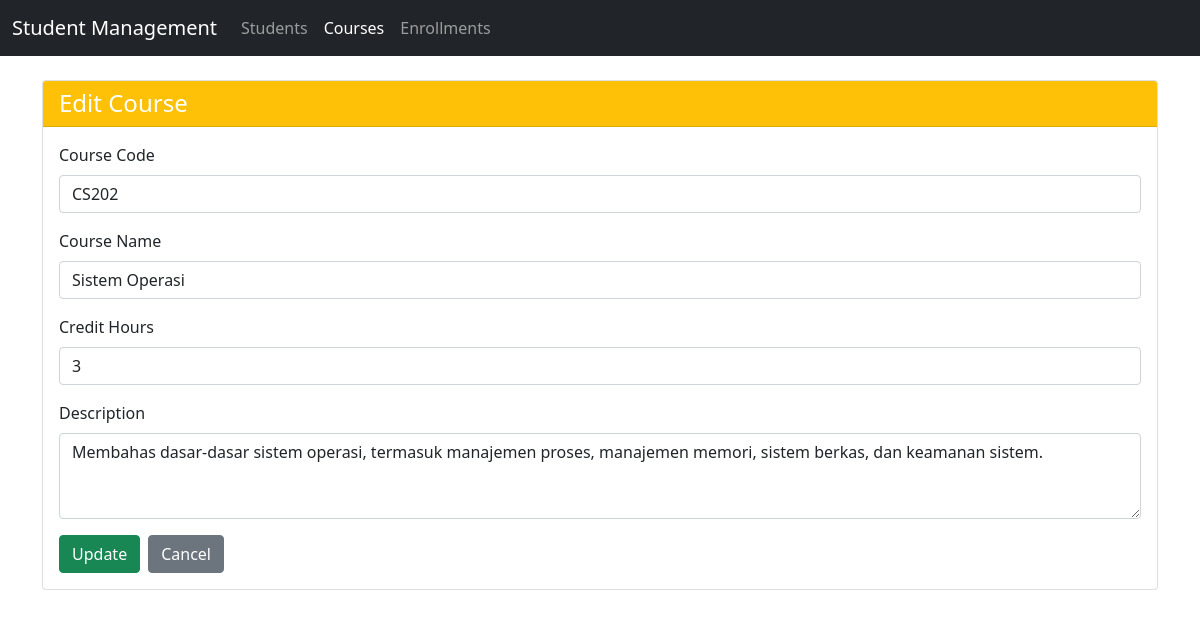
The app's page /project/index.php?controller=course&action=edit&id=4 with its own data.
### tables this page shows
CREATE TABLE `courses` (
  `id` int(11) NOT NULL AUTO_INCREMENT,
  `course_code` varchar(10) NOT NULL,
  `course_name` varchar(100) NOT NULL,
  `credit_hours` int(1) NOT NULL,
  `description` text DEFAULT NULL,
  PRIMARY KEY (`id`)
);

### project/controllers/CourseController.php (called while the page is built, shortened)
<?php
require_once 'models/Course.php';
require_once 'views/course.view.php';
class CourseController {
    private $course;
    private $view;
    public function __construct() {
        $this->course = new Course();
        $this->view = new CourseView();
    }
    public function edit($id) {
        if (!$this->course->getById($id)) {
            header('Location: index.php?controller=course&action=index');
            return;
        }
        $this->view->renderEdit($this->course);
    }
}
?>

### project/models/Course.php (called while the page is built, shortened)
<?php
require_once 'config/connection.php';
class Course {
    private $conn;
    private $table = 'courses';
    public function __construct() {
        $database = new Database();
        $this->conn = $database->getConnection();
    }
    public function getById($id) {
        $query = "SELECT * FROM {$this->table} WHERE id = ?";
        $stmt = $this->conn->prepare($query);
        $stmt->bind_param("i", $id);
        $stmt->execute();
        $result = $stmt->get_result();
        if ($result->num_rows > 0) {
            $row = $result->fetch_assoc();
            $this->id = $row['id'];
            $this->course_code = $row['course_code'];
            $this->course_name = $row['course_name'];
            $this->credit_hours = $row['credit_hours'];
            $this->description = $row['description'];
            return true;
        }
        return false;
    }
}
?>

### project/config/connection.php (called while the page is built, shortened)
<?php
class Database {
    private $host = "localhost";
    private $username = "root";
    private $password = "";
    private $database = "tp_mvc";
    private $conn = null;
    public function getConnection() {
        if ($this->conn === null) {
            $this->conn = new mysqli($this->host, $this->username, $this->password, $this->database);
        }
        return $this->conn;
    }
}
?>

### project/views/course.view.php (the view, shortened to what this page needs)
<?php
class CourseView
{
    private $controller;
    public function __construct($controller = 'course') {
        $this->controller = $controller;
    }
    private function renderHeader() {
        $controller = $this->controller;
        include 'views/layouts/header.php';
        return ob_get_clean();
    }
        ?>
        <?php
    public function renderEdit($course)
    {
        $header = $this->renderHeader();
        echo $header;
        ?>
        <div class="card">
            <div class="card-header bg-warning text-white">
                <h4 class="mb-0">Edit Course</h4>
            </div>
            <div class="card-body">
                <form action="index.php?controller=course&action=edit&id=<?php echo $course->id; ?>" method="post">
                    <div class="mb-3">
                        <label for="course_code" class="form-label">Course Code</label>
                        <input type="text" name="course_code" id="course_code" class="form-control"
                               value="<?php echo htmlspecialchars($course->course_code); ?>" required>
                    </div>
                    <div class="mb-3">
                        <label for="course_name" class="form-label">Course Name</label>
                        <input type="text" name="course_name" id="course_name" class="form-control"
                               value="<?php echo htmlspecialchars($course->course_name); ?>" required>
                    </div>
                    <div class="mb-3">
                        <label for="credit_hours" class="form-label">Credit Hours</label>
                        <input type="number" name="credit_hours" id="credit_hours" class="form-control" min="1" max="6"
                               value="<?php echo htmlspecialchars($course->credit_hours); ?>" required>
                    </div>
                    <div class="mb-3">
                        <label for="description" class="form-label">Description</label>
                        <textarea name="description" id="description" class="form-control" rows="3"><?php
                            echo htmlspecialchars($course->description);
                        ?></textarea>
                    </div>
                    <div class="d-flex gap-2">
                        <button type="submit" class="btn btn-success">Update</button>
                        <a href="index.php?controller=course&action=index" class="btn btn-secondary">Cancel</a>
                    </div>
                </form>
            </div>
        </div>
        </body>
        </html>
        <?php
    }
}

### records on screen
courses: course_code "CS202", course_name "Sistem Operasi", credit_hours "3", description "Membahas dasar-dasar sistem operasi, termasuk manajemen proses, manajemen memori, sistem berkas, dan keamanan sistem."
